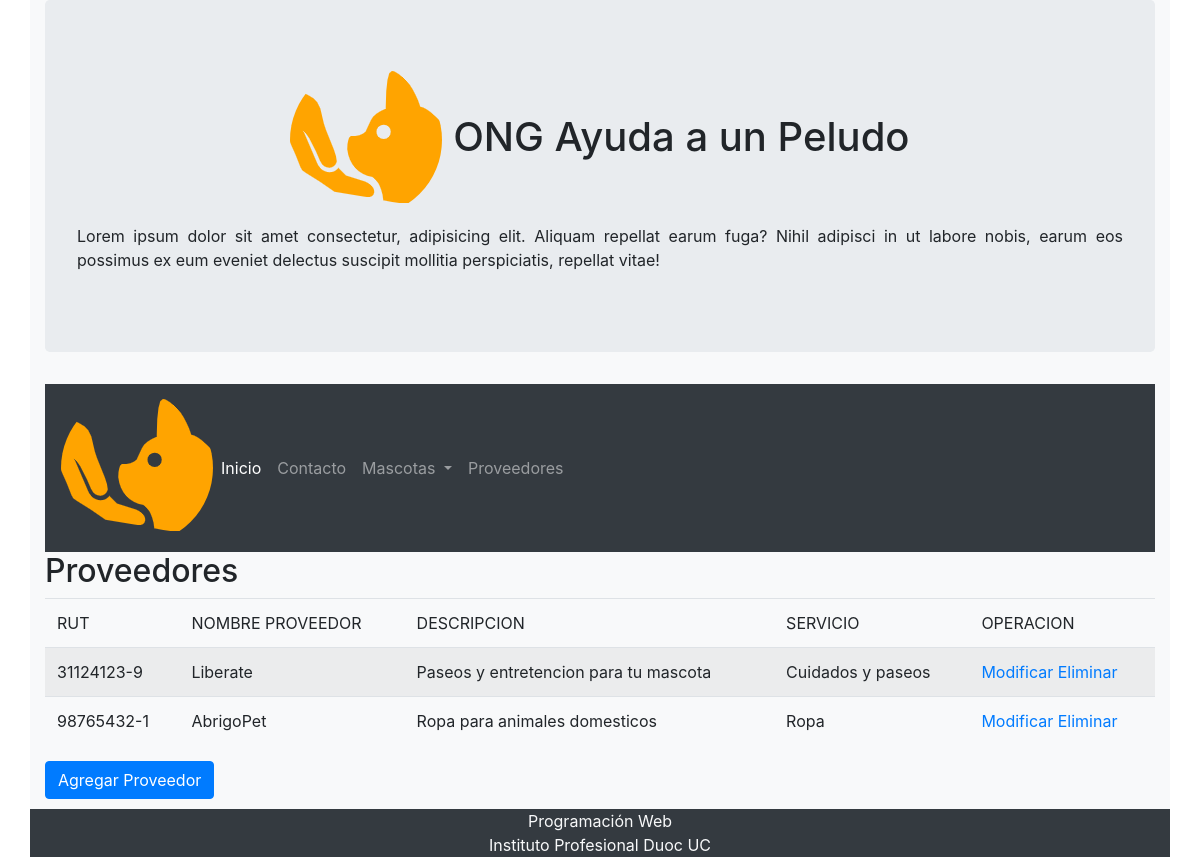
The app's page /proveedores, older data.
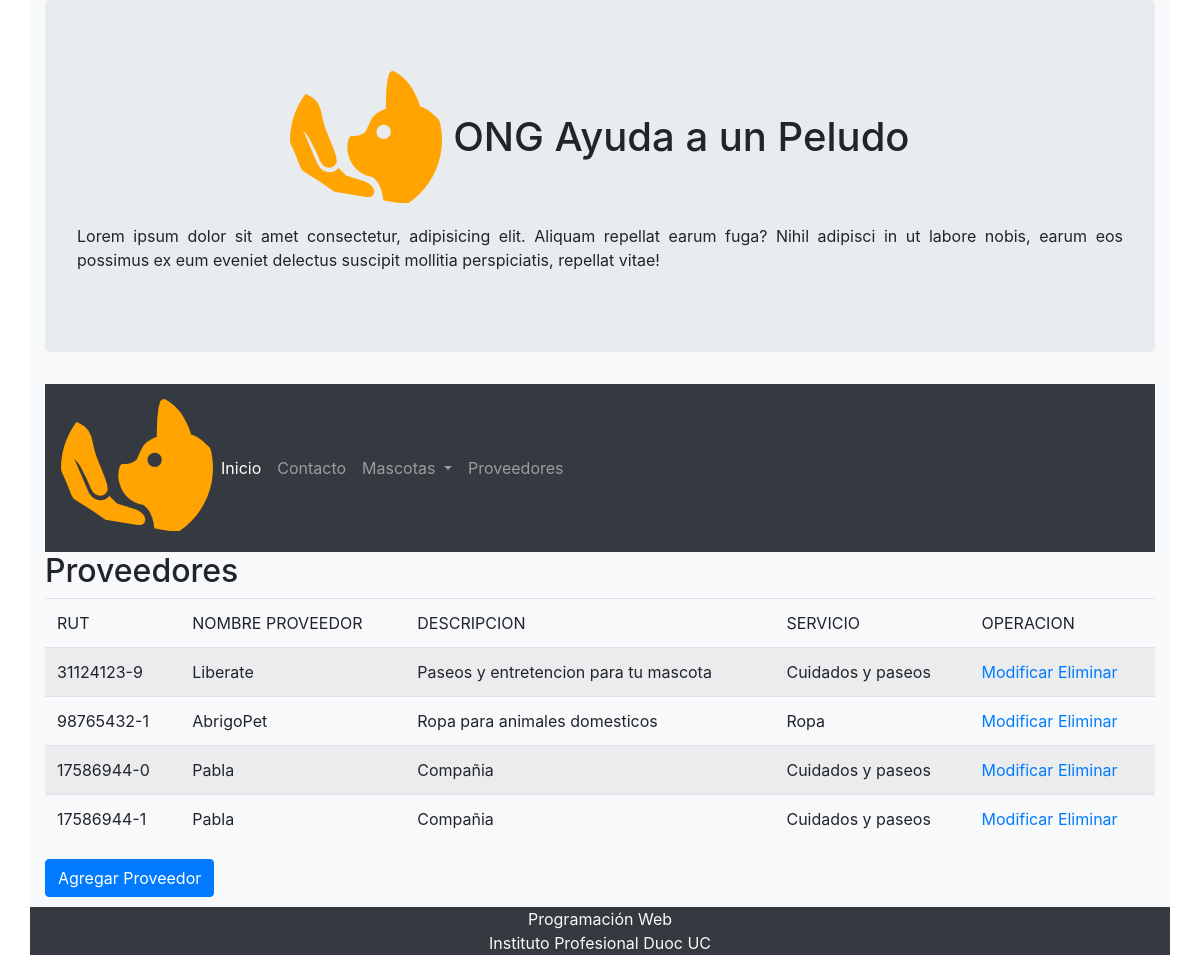
The same page, newer data.
### core/models.py (models this page shows, shortened)
class Proveedor(models.Model):
    rut = models.CharField(primary_key=True,max_length=50,verbose_name='rut',default='')
    nombreProveedor = models.CharField(max_length=50,verbose_name='nombreProveedor',default='')
    descripcion = models.CharField(max_length=500,verbose_name='descripcion',default='')
    telefono = models.CharField(max_length=50,verbose_name='telefono',default='')
    emailProveedor = models.CharField(max_length=50,verbose_name='emailProveedor',default='')
    tipoServicio = models.ForeignKey(Servicio,on_delete=models.CASCADE)

class Servicio(models.Model):
    idCategoria = models.CharField(primary_key=True,max_length=20,verbose_name='idCategoria',default='')
    nombreServicio = models.CharField(max_length=50,verbose_name='nombreServicio',default='')

### core/views.py (the view)
# urls.py: path('proveedores', proveedores, name='proveedores.html'),
def proveedores(request):
    proveedores= Proveedor.objects.all()
    datos = {
        'proveedores' : proveedores
    }
    return render(request,'core/proveedores.html', datos)

### core/templates/core/proveedores.html (shortened to what this page needs)
<!DOCTYPE html>
<html lang="es">
    <head>
        <link rel="stylesheet" href="https://maxcdn.bootstrapcdn.com/bootstrap/4.5.2/css/bootstrap.min.css">
        {% load static %}
        <link rel="stylesheet" href="{% static 'core/css/estilo.css' %}">
    </head>
    <body>
        <div class="container bg-light d-flex flex-column sticky-footer-wrapper min-vh-100">
            <header class="jumbotron">
                <h1 class="text-center">
                    <img src="{% static 'core/img/logo.png' %}" class="rounded-circle" alt="logo"/>
                    <span class="text-nowrap">ONG Ayuda a un Peludo</span>
                </h1>
                <p class="text-justify">
                    Lorem ipsum dolor sit amet consectetur, adipisicing elit. Aliquam repellat earum fuga? Nihil adipisci in ut labore nobis, earum eos possimus ex eum eveniet delectus suscipit mollitia perspiciatis, repellat vitae!
                </p>
            </header>
            <nav class="navbar navbar-expand-lg navbar-dark bg-dark">
                <img src="{% static 'core/img/logo.png' %}" class="rounded-circle" alt="logo"/>
                <div class="collapse navbar-collapse" id="navbarSupportedContent">
                  <ul class="navbar-nav mr-auto">
                    <li class="nav-item active">
                      <a class="nav-link" href="/">Inicio <span class="sr-only">(current)</span></a>
                    </li>
                    <li class="nav-item">
                      <a class="nav-link" href="/contacto">Contacto</a>
                    </li>
                    <li class="nav-item dropdown">
                      <a class="nav-link dropdown-toggle" href="#" id="navbarDropdown" role="button" data-toggle="dropdown" aria-haspopup="true" aria-expanded="false">
                        Mascotas
                      </a>
                    </li>
                    <li class="nav-item">
                      <a class="nav-link" href="/proveedores">Proveedores</a>
                    </li>
                  </ul>
                </div>
            </nav>
            <main class="flex-fill">
                   <h2>Proveedores</h2>
                   <table class="table table-striped">
                    <thead>
                      <tr>
                        <td scope="col">
                          RUT
                        </td>
                        <td scope="col">
                          NOMBRE PROVEEDOR
                        </td>
                        <td scope="col">
                          DESCRIPCION
                        </td>
                        <td scope="col">
                          SERVICIO
                        </td>
                        <td scope="col">
                          OPERACION
                        </td>
                      </tr>
                    </thead>
                    <tbody>
                      {% for pr in proveedores %}
                      <tr>
                        <td>
                          {{pr.rut}}
                      </td>
                      <td>
                          {{pr.nombreProveedor}}
                      </td>
                      <td>
                      {{pr.descripcion}}
                      </td>
                      <td>
                        {{pr.tipoServicio.nombreServicio}}
                      </td>
                      <td>
                        <a href="{% url 'form_modProv' pr.rut %}">Modificar</a> <a href="{% url 'form_delProv' pr.rut %}">Eliminar</a>
                      </td>
                  </tr>
                  {% endfor %}
                    </tbody>
                  </table>
                  <a class="btn btn-primary" href="/form_nuevoProv" role="button" style="margin-bottom: 10px; text-align: left;">Agregar Proveedor</a>
            </main>
            <footer>
                <div class="row bg-dark">
                    <div class="col-12 text-center text-light">
                            Programación Web<br/>
                            Instituto Profesional Duoc UC
                    </div>
                </div>
            </footer>
        </div>
    </body>
</html>

Row changes from the older to the newer data that the page shows:
added Proveedor: rut "17586944-0", nombreProveedor "Pabla", descripcion "Compañia", tipoServicio.nombreServicio "Cuidados y paseos"
added Proveedor: rut "17586944-1", nombreProveedor "Pabla", descripcion "Compañia", tipoServicio.nombreServicio "Cuidados y paseos"
